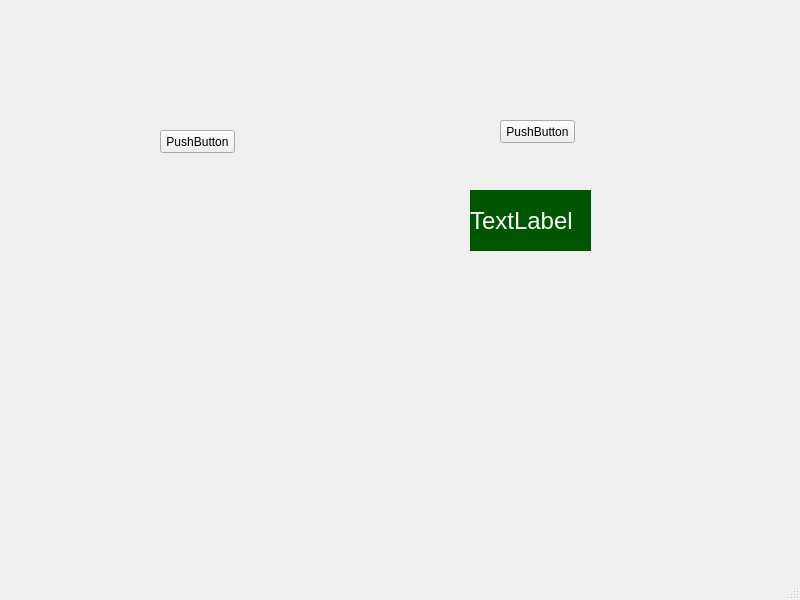
<?xml version="1.0" encoding="UTF-8"?>
<ui version="4.0">
 <class>MainWindow</class>
 <widget class="QMainWindow" name="MainWindow">
  <property name="geometry">
   <rect>
    <x>0</x>
    <y>0</y>
    <width>800</width>
    <height>600</height>
   </rect>
  </property>
  <property name="windowTitle">
   <string>MainWindow</string>
  </property>
  <widget class="QWidget" name="centralwidget">
   <widget class="QPushButton" name="pushButton">
    <property name="geometry">
     <rect>
      <x>160</x>
      <y>130</y>
      <width>75</width>
      <height>23</height>
     </rect>
    </property>
    <property name="text">
     <string>PushButton</string>
    </property>
   </widget>
   <widget class="QPushButton" name="pushButton_2">
    <property name="geometry">
     <rect>
      <x>500</x>
      <y>120</y>
      <width>75</width>
      <height>23</height>
     </rect>
    </property>
    <property name="text">
     <string>PushButton</string>
    </property>
   </widget>
   <widget class="QLabel" name="label">
    <property name="geometry">
     <rect>
      <x>470</x>
      <y>190</y>
      <width>121</width>
      <height>61</height>
     </rect>
    </property>
    <property name="font">
     <font>
      <pointsize>18</pointsize>
     </font>
    </property>
    <property name="styleSheet">
     <string notr="true">background-color: #050;
color: #fff;
</string>
    </property>
    <property name="text">
     <string>TextLabel</string>
    </property>
   </widget>
  </widget>
  <widget class="QMenuBar" name="menubar">
   <property name="geometry">
    <rect>
     <x>0</x>
     <y>0</y>
     <width>800</width>
     <height>21</height>
    </rect>
   </property>
  </widget>
  <widget class="QStatusBar" name="statusbar"/>
 </widget>
 <resources/>
 <connections/>
</ui>
